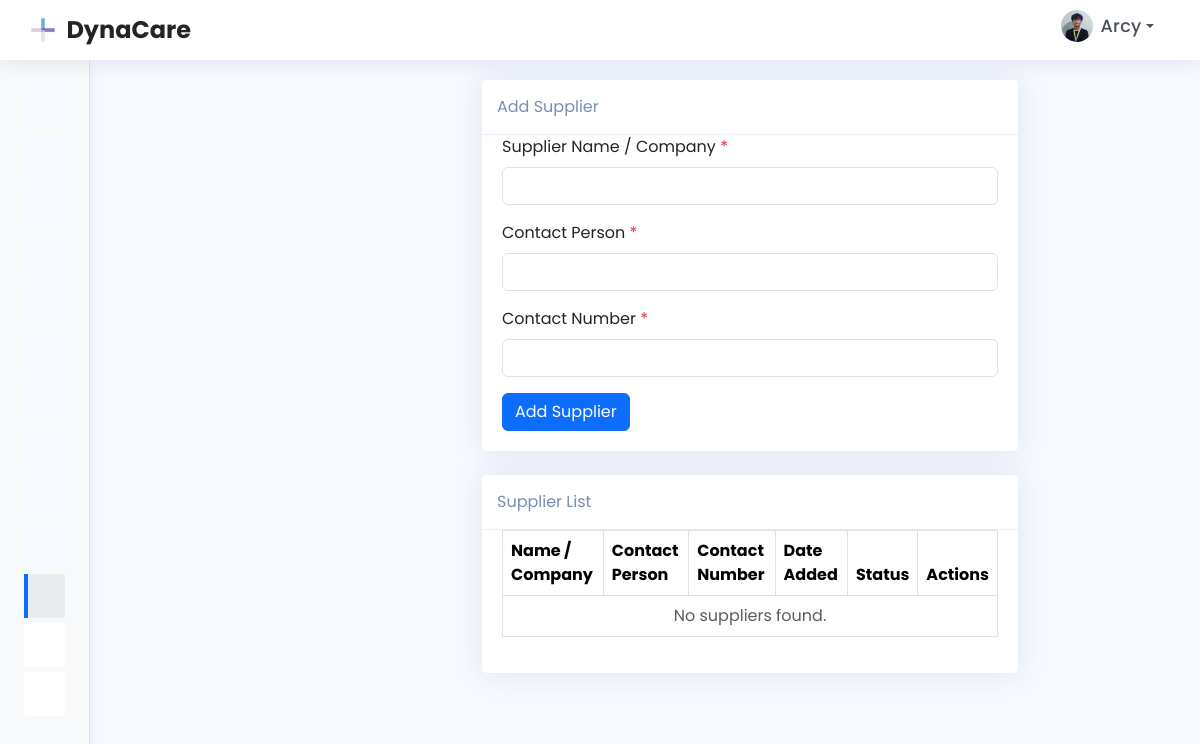
Before: /suppliers/suppliers.php (signed in) with the older database file.
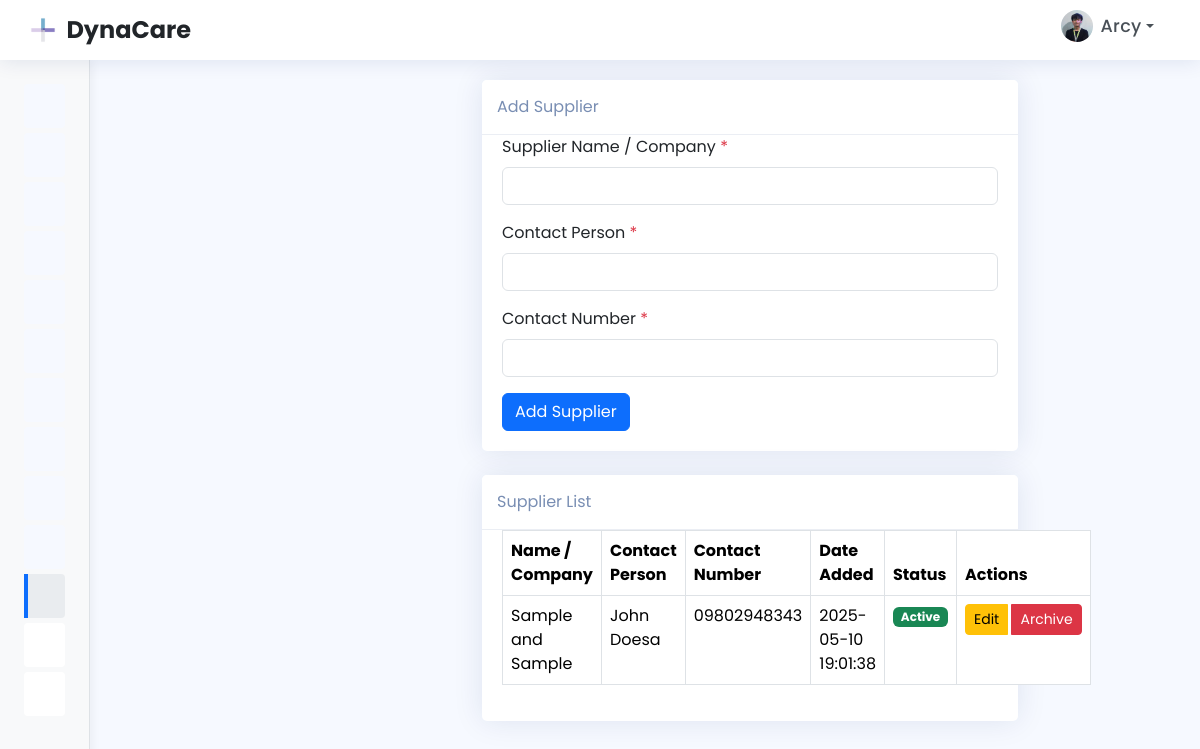
After: the same page with the newer database file.
### tables this page shows
CREATE TABLE `suppliers` (
  `id` int(11) NOT NULL,
  `name` varchar(255) NOT NULL,
  `contact_person` varchar(255) NOT NULL,
  `contact_number` varchar(50) NOT NULL,
  `created_at` timestamp NOT NULL DEFAULT current_timestamp(),
  `is_active` tinyint(1) NOT NULL DEFAULT 1
);

### suppliers/suppliers.php (the view, shortened to what the changed rows need)
<?php
include '../db_conn.php';
$suppliers = [];
$result = $con->query("SELECT * FROM suppliers ORDER BY created_at DESC");
while ($row = $result->fetch_assoc()) {
    $suppliers[] = $row;
}
include '../includes/header.php';
?>
<main id="main" class="main">
    <section class="dashboard section">
        <div class="container">
            <div class="row justify-content-center">
                <div class="col-lg-8">
                    <div class="card">
                        <div class="card-body">
                            <table class="table table-bordered table-hover">
                                <thead>
                                    <tr>
                                        <th>Name / Company</th>
                                        <th>Contact Person</th>
                                        <th>Contact Number</th>
                                        <th>Date Added</th>
                                        <th>Status</th>
                                        <th>Actions</th>
                                    </tr>
                                </thead>
                                <tbody>
                                    <?php foreach ($suppliers as $supplier): ?>
                                        <tr>
                                            <td><?= htmlspecialchars($supplier['name']) ?></td>
                                            <td><?= htmlspecialchars($supplier['contact_person']) ?></td>
                                            <td><?= htmlspecialchars($supplier['contact_number']) ?></td>
                                            <td><?= htmlspecialchars($supplier['created_at']) ?></td>
                                            <td>
                                                <?php if (isset($supplier['is_active']) && !$supplier['is_active']): ?>
                                                    <span class="badge bg-secondary">Inactive</span>
                                                <?php else: ?>
                                                    <span class="badge bg-success">Active</span>
                                                <?php endif; ?>
                                            </td>
                                            <td>
                                                <?php if (!isset($supplier['is_active']) || $supplier['is_active']): ?>
                                                    <div class="btn-group" role="group">
                                                        <button class="btn btn-sm btn-warning" data-bs-toggle="modal" data-bs-target="#editModal<?= $supplier['id'] ?>">Edit</button>
                                                        <button class="btn btn-sm btn-danger" data-bs-toggle="modal" data-bs-target="#archiveModal<?= $supplier['id'] ?>">Archive</button>
                                                    </div>
                                                <?php else: ?>
                                                    <a href="?activate_id=<?= $supplier['id'] ?>" class="btn btn-sm btn-success">Activate</a>
                                                <?php endif; ?>
                                            </td>
                                        </tr>
                                    <?php endforeach; ?>
                                    <?php if (empty($suppliers)): ?>
                                        <tr><td colspan="6" class="text-center text-muted">No suppliers found.</td></tr>
                                    <?php endif; ?>
                                </tbody>
                            </table>
                        </div>
                    </div>
                </div>
            </div>
        </div>
    </section>
</main>
<?php include '../includes/footer.php'; ?>

Changed rows visible on the page:
added suppliers: name "Sample and Sample", contact_person "John Doesa", contact_number "09802948343", created_at "2025-05-10 19:01:38", is_active "Active"
Other visible differences:
text no longer shown: "No suppliers found."
